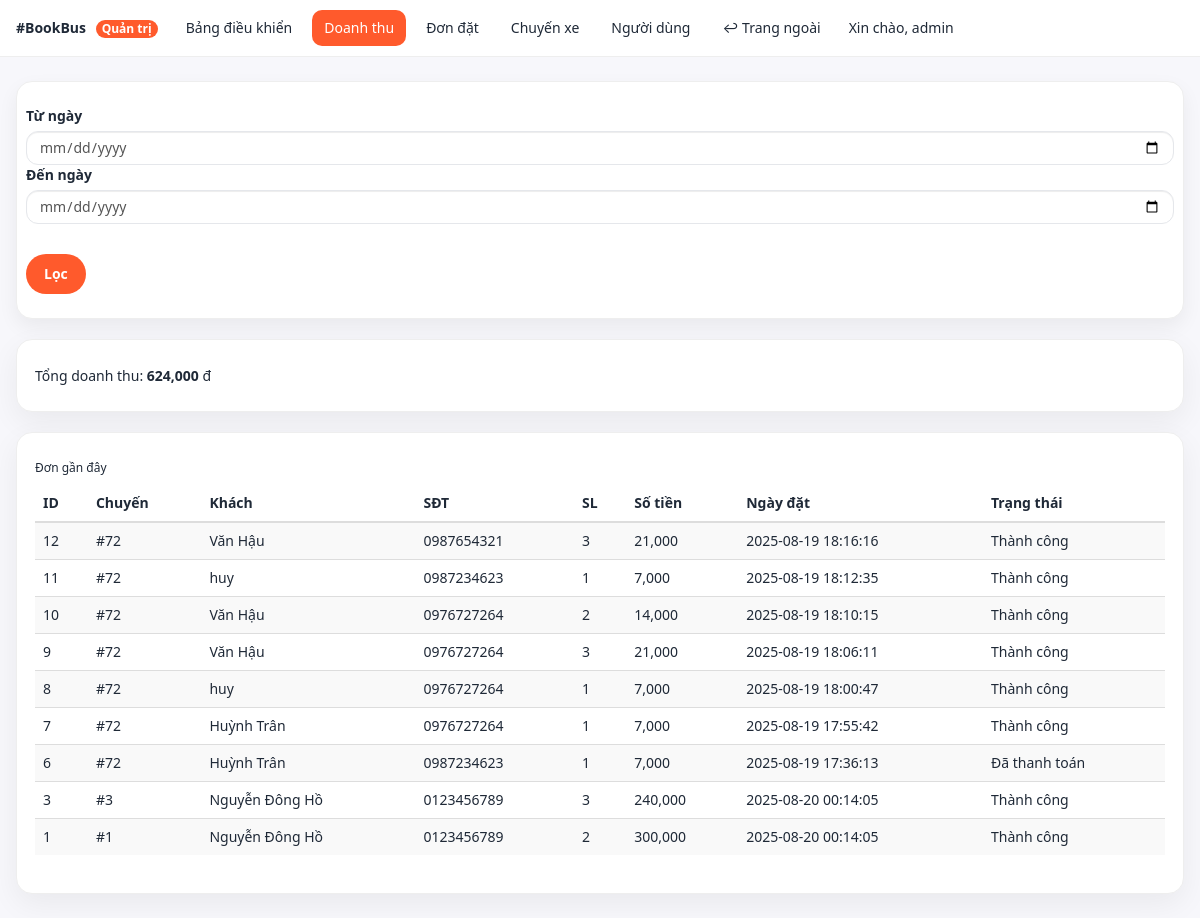
Page /admin/doanhthu.php (signed in) on the earlier database version.
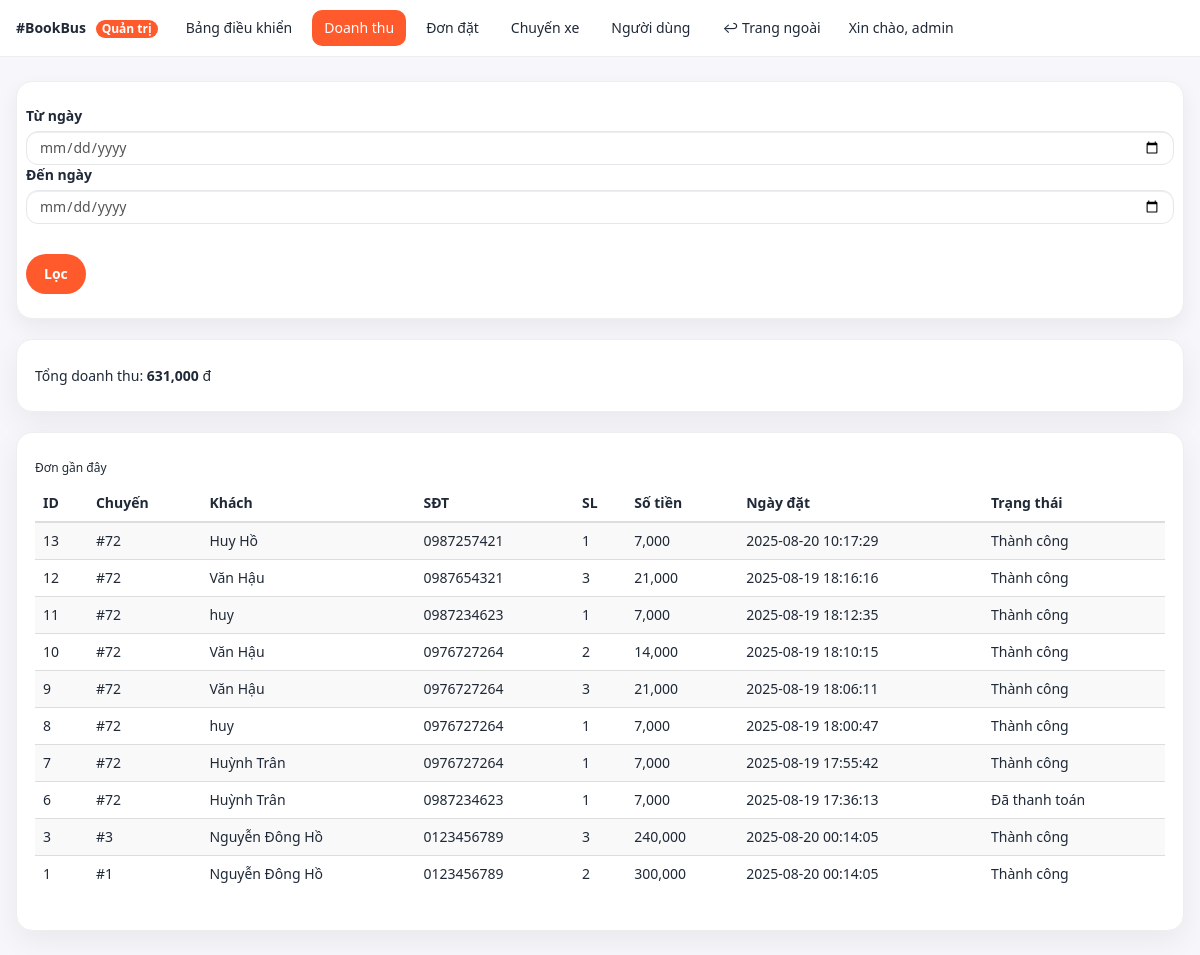
Same page on the later database version.
### tables this page shows
CREATE TABLE "dat_ve" (
        id INTEGER PRIMARY KEY AUTOINCREMENT,
        user_id INTEGER,
        id_chuyen INTEGER,
        ho_ten TEXT,
        email TEXT,
        sdt TEXT,
        so_luong INTEGER DEFAULT 1,
        amount REAL DEFAULT 0,
        gia_ve REAL DEFAULT 0,
        payment_status TEXT DEFAULT 'pending',
        order_id TEXT,
        ngay_dat TEXT DEFAULT (datetime('now', 'localtime')),
        created_at TEXT DEFAULT (datetime('now', 'localtime'))
    , payment_provider TEXT DEFAULT 'mock', txn_id TEXT, ipn_payload TEXT, updated_at TEXT);

### admin/doanhthu.php (the view, shortened to what this page needs)
<?php
$active = "revenue";
require_once __DIR__ . "/_layout_top.php";
require_once __DIR__ . "/../libs/db_chuyenxe.php";
$from = $_GET['from'] ?? '';
$to   = $_GET['to']   ?? '';
$where = "payment_status IN ('success','paid')";
$sqlSum = "SELECT COALESCE(SUM(amount),0) AS total FROM dat_ve WHERE $where";
$st = $pdo->prepare($sqlSum);
$st->execute();
$total = (int)$st->fetchColumn();
$sqlList = "SELECT id, id_chuyen, ho_ten, sdt, so_luong, amount, ngay_dat, payment_status
            FROM dat_ve WHERE $where ORDER BY id DESC LIMIT 50";
$st2 = $pdo->prepare($sqlList);
$st2->execute();
$rows = $st2->fetchAll(PDO::FETCH_ASSOC);
function vn_status($s){
  $map = [
    'pending'  => 'Chờ thanh toán',
    'paid'     => 'Đã thanh toán',
    'success'  => 'Thành công',
    'failed'   => 'Thất bại',
    'refunded' => 'Đã hoàn tiền',
  ];
  return $map[$s] ?? $s;
}
?>
<div class="form-card" style="margin-bottom:20px;">
  <form class="row g-3" method="get">
    <div class="col-auto">
      <label class="form-label">Từ ngày</label>
      <input type="date" class="form-control" name="from" value="<?=htmlspecialchars($from)?>">
    </div>
    <div class="col-auto">
      <label class="form-label">Đến ngày</label>
      <input type="date" class="form-control" name="to" value="<?=htmlspecialchars($to)?>">
    </div>
    <div class="col-auto" style="padding-top:30px;">
      <button class="btn btn-brand">Lọc</button>
    </div>
  </form>
</div>
<div class="cardx" style="margin-bottom:20px;">
  <h5>Tổng doanh thu: <b><?= number_format($total) ?></b> đ</h5>
</div>
<div class="cardx">
  <h6>Đơn gần đây</h6>
  <div class="table-responsive">
    <table class="table table-striped table-sm">
      <thead><tr>
        <th>ID</th><th>Chuyến</th><th>Khách</th><th>SĐT</th><th>SL</th><th>Số tiền</th><th>Ngày đặt</th><th>Trạng thái</th>
      </tr></thead>
      <tbody>
      <?php foreach ($rows as $r): ?>
        <tr>
          <td><?=$r['id']?></td>
          <td>#<?=$r['id_chuyen']?></td>
          <td><?=htmlspecialchars($r['ho_ten'])?></td>
          <td><?=htmlspecialchars($r['sdt'])?></td>
          <td><?=$r['so_luong']?></td>
          <td><?=number_format((int)$r['amount'])?></td>
          <td><?=htmlspecialchars($r['ngay_dat'])?></td>
          <td><?=vn_status($r['payment_status'])?></td>
      <?php endforeach; ?>
      </tbody>
    </table>
  </div>
</div>
<?php require_once __DIR__ . "/_layout_bottom.php"; ?>

### admin/_layout_top.php (shortened to what this page needs)
<!doctype html>
<html lang="vi">
<head>
  <link rel="stylesheet" href="../css/bootstrap.min.css">
  <link rel="stylesheet" href="assets/admin.css">
</head>
<body class="admin-body">
  <header class="admin-header">
    <div class="brand">
      <a href="index.php" class="brand-link">#BookBus <span class="badge">Quản trị</span></a>
    </div>
    <nav class="admin-nav">
      <a class="nav-link <?= ($active ?? '')==='dashboard'?'active':'' ?>" href="index.php">Bảng điều khiển</a>
      <a class="nav-link <?= ($active ?? '')==='revenue'?'active':'' ?>" href="doanhthu.php">Doanh thu</a>
      <a class="nav-link <?= ($active ?? '')==='orders'?'active':'' ?>" href="orders.php">Đơn đặt</a>
      <a class="nav-link <?= ($active ?? '')==='trips'?'active':'' ?>" href="trips.php">Chuyến xe</a>
      <a class="nav-link <?= ($active ?? '')==='users'?'active':'' ?>" href="users.php">Người dùng</a>
      <a class="nav-link" href="../trangchu.php">↩ Trang ngoài</a>
    </nav>
    <div class="admin-user">
      <span class="hello">Xin chào, <?= htmlspecialchars($_SESSION['user']['username'] ?? ($_SESSION['user']['email'] ?? 'admin')) ?></span>
    </div>
  </header>
  <main class="admin-main container-xl">

### admin/_layout_bottom.php (shortened to what this page needs)
</main>
</body>
</html>

### admin/assets/admin.css (style rules this page uses)
:root { --brand:#ff5a2c;--brand-ink:#1f2937;--muted:#6b7280;--bg:#f7f7fb;--card:#fff;--ring:rgba(255,90,44,.35) }
.admin-body { background:var(--bg);color:var(--brand-ink);font-family:system-ui,-apple-system,Segoe UI,Roboto,Helvetica,Arial,sans-serif }
.admin-header { position:sticky;top:0;z-index:100;display:flex;align-items:center;gap:16px;background:#fff;border-bottom:1px solid #eee;padding:10px 16px }
.brand-link { text-decoration:none;color:var(--brand-ink);font-weight:800 }
.brand .badge { background:var(--brand);color:#fff;font-size:12px;padding:3px 6px;border-radius:999px;margin-left:6px }
.admin-nav { display:flex;gap:8px }
.admin-nav .nav-link { padding:8px 12px;border-radius:10px;text-decoration:none;color:var(--brand-ink) }
.admin-nav .nav-link.active { background:var(--brand);color:#fff }
.admin-main { padding:24px 16px }
.cardx { background:var(--card);border-radius:16px;box-shadow:0 10px 30px rgba(0,0,0,.06);border:1px solid #eee;padding:18px }
.form-card { background:var(--card);border-radius:16px;padding:24px;border:1px solid #eee;box-shadow:0 8px 20px rgba(0,0,0,.06) }
.form-control,.form-select { border-radius:12px;border:1px solid #e5e7eb;padding:10px 12px }
.btn-brand { background:var(--brand);color:#fff;border:none;border-radius:999px;padding:10px 18px;font-weight:600 }

Differences in the rows shown:
added dat_ve: id "13", id_chuyen "72", ho_ten "Huy Hồ", sdt "0987257421", so_luong "1", amount "7,000", ngay_dat "2025-08-20 10:17:29", payment_status "Thành công"
Other differences:
$total: "624,000" → "631,000"
